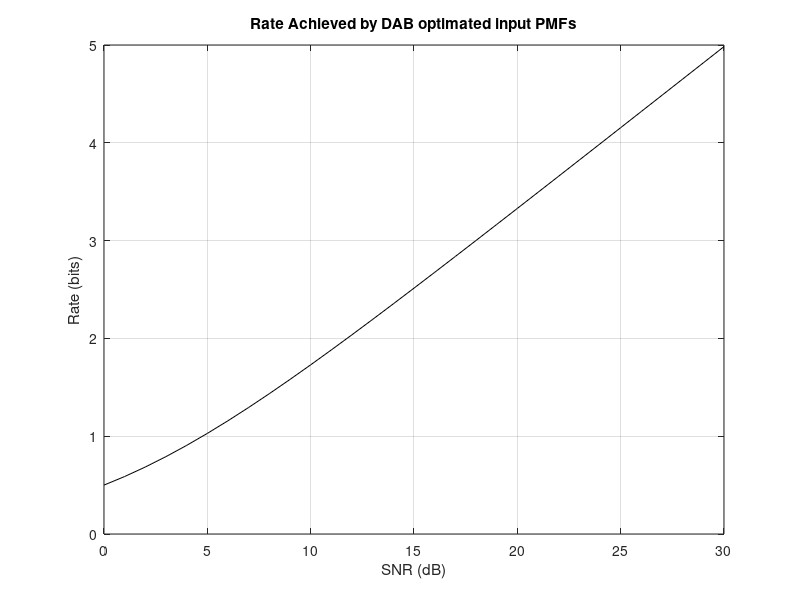

The MATLAB script that drew this image: (Note: this script raises an error after producing the figure.)
close all 
dBs = 0:1:30;
ms = [2,4,8,16];
startgap = .15;
endgap = 1e-2;%1e-2 usually
tolerance = 1e-6;
ETolerance = 1e-8; % 1e-6 orignally 
BAETolerance = 1e-8;
plotting = true;
maxIters = 200;


N = 0.2;

figure(1)
plot(dBs, 1/2*log2(1+10.^(dBs/10)),'k')
grid on
position = get(0, 'Screensize');
position(3) = position(3)/2;
set(gcf, 'Position', position);
title('Rate Achieved by DAB optimated input PMFs')
xlabel('SNR (dB)')
ylabel('Rate (bits)')



endpt = 3;
for m = ms
    
    xSupport = linspace(-endpt,endpt,m).';
    xmax = max(xSupport);
    xmin = min(xSupport);
    
    InputPMF = 1/m*ones(m,1);

    inputPMFs = [];
    xSupports = [];
    Unger_MI_plot = [];
    i_plot = [];
    
    for dB = dBs
        E = 10.^(dB/10)*N;
        MI_plot = [];
        for i = 1:maxIters
            if m == 2
                xSupport(1) = -sqrt(E);
                xSupport(2) = sqrt(E);
                InputPMF = 1/m*ones(m,1);
                MI = MutualInformation(InputPMF, xSupport, N);
                MI_plot = [MI_plot MI];
                break
            end
            % run BAE_DICO_search to find the optimal probability assignment on the current support set 
            [InputPMF, MI, EE, s] = BAE_DICO_search(InputPMF, xSupport, N,E, ETolerance,BAETolerance, false);
            MI_plot = [MI_plot MI]
            i_plot = [i_plot i];
            if plotting 
                figure(2)
                hold on
                for j = 1:m
                    plot(i, xSupport(j),'ko', 'MarkerSize', 25*sqrt(InputPMF(j))/2+1e-10, 'MarkerFaceColor', 'r')
                end
                hold off
                title('Finding Cardinality ' +string(m) +' PC-AWGN Channel Capacity approaching input PMF for SNR = ' + string(dB) + ' dB')
                xlabel('Iteration')
                ylabel('Mass Point Location')
                position = get(0, 'Screensize');
                position([1,2]) = position([3,4])/2;
                position([3,4]) = position([3,4])/2;
                set(gcf, 'Position', position);
                drawnow, end
            
            % move each point and its symmetric point. 
            for index = 1:floor(m/2)
                [Maximizing_x_star, Maximum_I] = FindMaximumI(xSupport, InputPMF, index, N, E);
                xSupport(index) = Maximizing_x_star;
                xSupport(m-index+1) = xmax - (xSupport(index)- xmin);
            end

            % I am not updating the p_star here, because the next BAE iteration
            % will scrap it and find the new p_star anyways.
            if i ~= 1,if abs(MI_plot(end) - MI_plot(end-1)) < tolerance, break, end,end
            if i == maxIters, disp("reached max iterations"), end
        end
        
        inputPMFs = [inputPMFs InputPMF];
        xSupports = [xSupports xSupport];
        Unger_MI_plot = [Unger_MI_plot MI_plot(end)];
        
        dBplotend = find(dBs == dB)
        figure(1)
        hold on 
        plot(dBs(1:dBplotend), Unger_MI_plot,'b')
        hold off
        legend('PC-AWGN Channel Capacity','Rate Achieved by DAB optimized input PMFs','AutoUpdate','off','Location','northwest')

        figure(2), clf
        position = get(0, 'Screensize');
        position([1,2]) = position([3,4])/2;
        position([3,4]) = position([3,4])/2;
        set(gcf, 'Position', position);

        figure(3)
        subplot(2,2,log2(m))
        xlim([0,max(dBs)])
        ylim([-10,10])
        hold on
        for j = 1:m
            plot(dB, xSupport(j),'ko', 'MarkerSize', 25*sqrt(InputPMF(j))/2+1e-10, 'MarkerFaceColor', 'r')
        end
        hold off
        position = get(0, 'Screensize');
        position(1) = position(3)/2;
        position([3,4]) = position([3,4])/2;
        set(gcf, 'Position', position);
        title('DAB Optimized input PMFs with cardinality ' + string(m))
        xlabel('SNR (dB)')
        ylabel('Mass Point Locations')
        drawnow

        if log2(m)-Unger_MI_plot(end) < endgap, dBs_end = find(dBs == dB);break; end
    end 
    C = 1/2*log2(1+10.^(dBs(1:dBs_end)/10));
    new_dBs_start = find(C - Unger_MI_plot > startgap);
    new_dBs_start = new_dBs_start(1);
    
    figure(2), clf
    dBs = dBs(new_dBs_start:end);
    
    endpt = -xSupports(1,new_dBs_start)*1.5;
end

